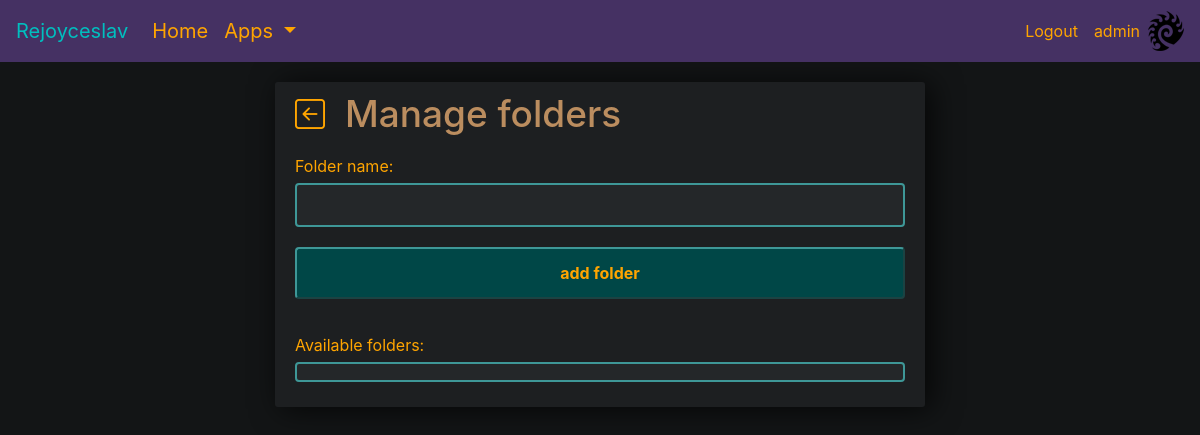
/tasks-folders (signed in), run on an earlier commit of the app's database.
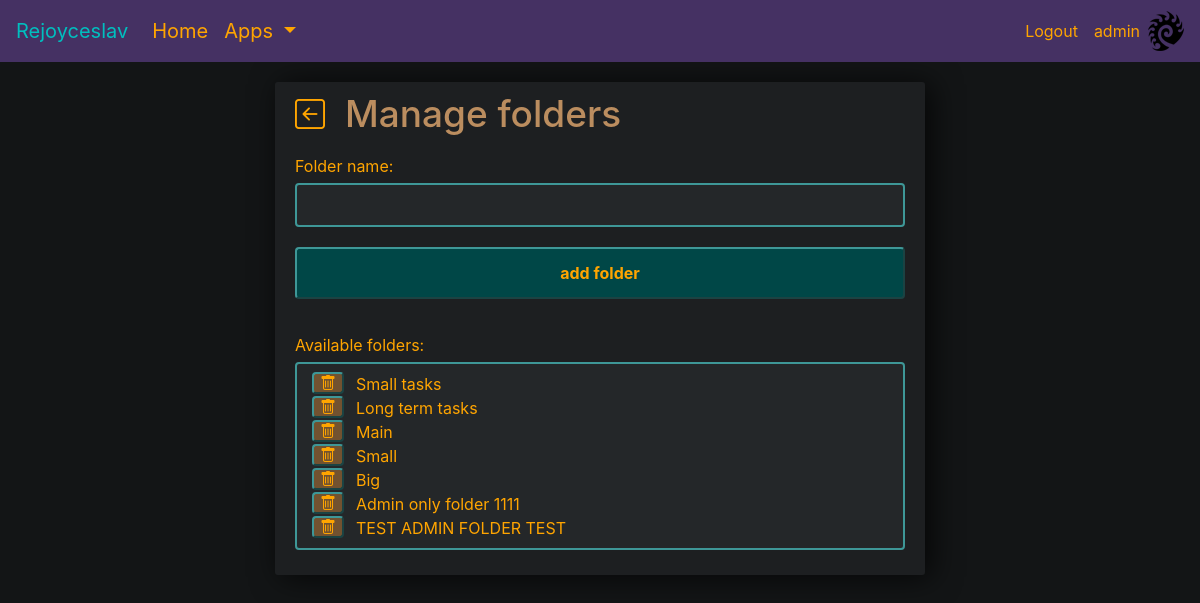
And on a later commit of the database.
### tasks/models.py (models this page shows)
class Folder(models.Model):
    user = models.ForeignKey(User, on_delete=models.PROTECT, null=True, blank=True)
    name = models.CharField(max_length=50, null=True, blank=False)
    def __str__(self):
        return self.name

### tasks/views.py (the view, shortened to what this page needs)
# urls.py: path('tasks-folders', AddFolder.as_view(), name='tasks_folders'),
class AddFolder(View):
    def get(self, request):  # get request comes here
        folders = Folder.objects.filter(user=self.request.user)
        form = AddFolderForm()
        context = {
                    'folders': folders,
                    'form': form,
                   }
        return render(request, 'tasks/task_add_folder.html', context)

### tasks/forms.py
class AddFolderForm(ModelForm):
    def __init__(self, *args, **kwargs):
        super().__init__(*args, **kwargs)
        self.fields['name'].widget.attrs.update({'class': 'input-dark', 'autofocus': 'True'})
    class Meta:
        model = Folder
        fields = ['name']

### tasks/templates/tasks/task_add_folder.html (shortened to what this page needs)
{% extends 'info_page.html' %}
{% block info_content %}
<div>
    <div style="display: flex; margin-bottom: 10px">
        <div class="tooltip-wrapper" style="display: flex">
            <a href="{% url 'tasks_list' %}"><i id="backButton" style="font-size: 30px; color: orange" class="bi-arrow-left-square"></i></a>
        </div>
        <h2 style="padding-left: 20px; font-size: 37px">Manage folders</h2>
    </div>
     <div style="margin-top: 10px">Folder name:</div>
        <div>
            <form method="POST" id="FoldersForm">
                {{ form.name }}
            </form>
        </div>
        <div>
            <input form="FoldersForm" class="btn-info" type="submit" value="add folder">
        </div>
    <div>
        <br>
        <span>Available folders:</span>
        <br>
        <div style="padding-left: 15px" class="input-dark">
            {% for folder in folders %}
                <div style="display: flex">
                    <form action="{% url 'tasks_delete_folder' folder.id %}">
                        <div class="tooltip-wrapper" style="display: flex">
                            <button class="btn-danger" id="inputDeleteButton" style="line-height: 16px;"><i class="bi-trash"></i></button>
                        </div>
                    </form>
                    <div class="separator-vertical"></div>
                    <div style="padding-left: 10px">{{ folder|linebreaksbr }}</div>
                </div>
            {% endfor %}
        </div>
    </div>
</div>
{% endblock info_content %}

What changed in the data, as far as the page shows it:
added Folder: name "Small tasks"
added Folder: name "Long term tasks"
added Folder: name "Main"
added Folder: name "Small"
added Folder: name "Big"
added Folder: name "Admin only folder 1111"
added Folder: name "TEST ADMIN FOLDER TEST"
